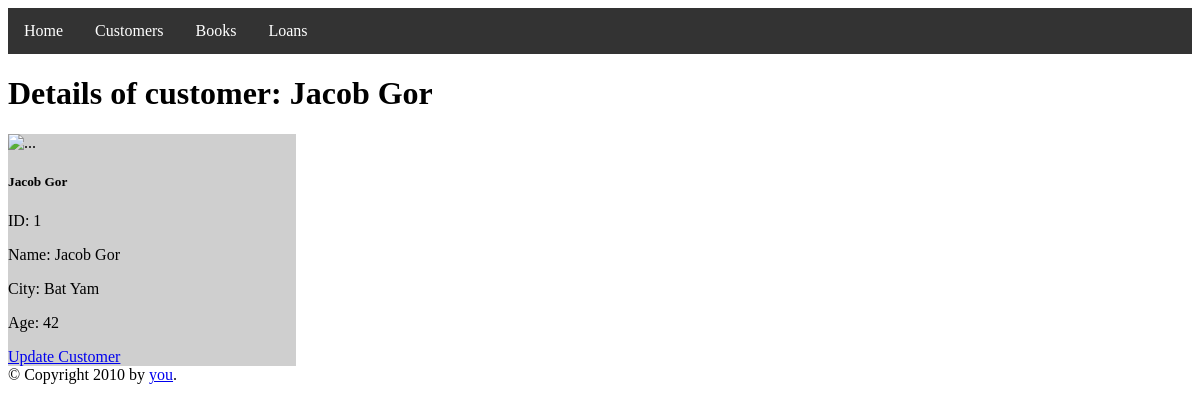
Page /customers/single/1 on the committed database.
### tables this page shows
CREATE TABLE Customers (CustomerID INTEGER PRIMARY KEY, customerName text, City text, Age int);

### customers.py (the view)
@customers.route('/single/<id>')
def c_single(id):
    customer=execute_sql_oneResult(f"select * from Customers where CustomerID={id}")
    return render_template("singleCustomer.html", customer=customer)

### DAL.py (called while the page is built)
def execute_sql_oneResult(sql):
    return cur.execute(sql).fetchone()

### templates/singleCustomer.html (shortened to what this page needs)
{% extends "layout.html" %}
{% block head %}
  {{ super() }}
{% endblock %}
{% block content %}
  <h1>Details of customer: {{customer[1]}}</h1>
  <div class="card" style="width: 18rem;">
    <img src="..." class="card-img-top" alt="...">
    <div class="card-body">
      <h5 class="card-title">{{customer[1]}}</h5>
      <p class="card-text">ID: {{customer[0]}}</p>
      <p class="card-text">Name: {{customer[1]}}</p>
      <p class="card-text">City: {{customer[2]}}</p>
      <p class="card-text">Age: {{customer[3]}}</p>
      <a href="/customers/single/{{customer[0]}}/upd"  class="btn btn-primary">Update Customer</a>
    </div>
  </div>
{% endblock %}

### static/style.css (style rules this page uses)
.card { background-color: rgba(19, 16, 16, 0.2); }

### rows in the picture
Customers: customerName "Jacob Gor", CustomerID "1", City "Bat Yam", Age "42"
